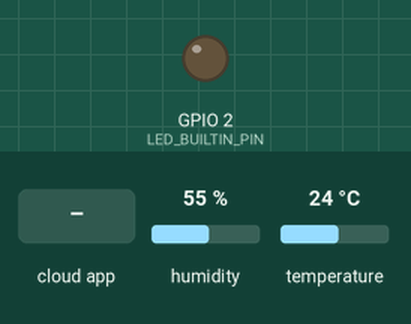
The sketch below on a simulated ESP32. Shown: output pins drawn as LEDs (lit = HIGH). The inputs (shaded band) are chosen by the test bench; at power-on: humidity 55 %, temperature 24 °C. WiFi joins after 1.5 s; servers stay silent unless stated; the Firebase database answers and starts empty; what the sketch prints to the serial monitor is not drawn.

Above: at 4.8 s.
4.9 s: the phone or cloud app sets status to 1
At 8.4 s:
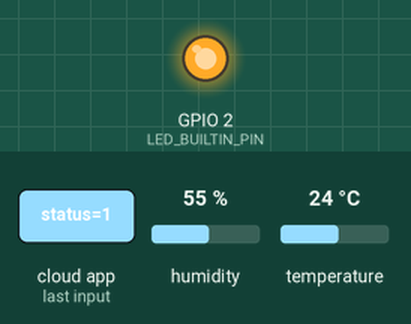
9.0 s: the phone or cloud app sets status to 0
At 11.8 s:
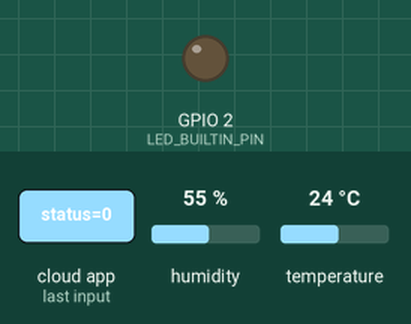
Timing chart, 0 to 13.3 s (numbered marks = the images above; inputs shaded):
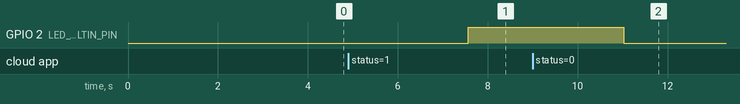

Measured:
- after the input at 4.9 s, GPIO 2 (LED_BUILTIN_PIN): LOW → HIGH after 2.7 s
- after the input at 9.0 s, GPIO 2 (LED_BUILTIN_PIN): HIGH → LOW after 2.0 s

The sketch:

sketch_may30a.ino
```cpp
#include <WiFi.h>
#include <FirebaseESP32.h>
#include <DHT.h>

// WiFi
#define WIFI_SSID "S24Ultra"
#define WIFI_PASSWORD "00000000"

// Firebase
#define FIREBASE_HOST "https://nhom6-14bca-default-rtdb.firebaseio.com//"
#define FIREBASE_AUTH "KbEu1iuzXmmMOFJqy5kG8xMfvHiqL3X4hkKnt4EP"

// Cảm biến và LED
#define DHTPIN 4
#define LED_BUILTIN_PIN 2
#define DHTTYPE DHT22

DHT dht(DHTPIN, DHTTYPE);

FirebaseData firebaseData;
FirebaseConfig config;
FirebaseAuth auth;

void setup() {
  Serial.begin(115200);
  pinMode(LED_BUILTIN_PIN, OUTPUT);

  // Kết nối WiFi
  WiFi.begin(WIFI_SSID, WIFI_PASSWORD);
  Serial.print("Connecting to WiFi");
  while (WiFi.status() != WL_CONNECTED) {
    Serial.print(".");
    delay(500);
  }
  Serial.println();
  Serial.println("✅ WiFi Connected!");
  Serial.printf("IP Address: %s\n", WiFi.localIP().toString().c_str());

  // Cấu hình Firebase
  config.database_url = FIREBASE_HOST;
  config.signer.tokens.legacy_token = FIREBASE_AUTH;

  Firebase.begin(&config, &auth);
  Firebase.reconnectWiFi(true);

  Serial.println("✅ Firebase Connected!");

  dht.begin();

  // Khởi tạo giá trị mặc định
  Firebase.setBool(firebaseData, "Led/status", false);
  delay(2000);
}

void loop() {
  // Đọc cảm biến
  float temperature = dht.readTemperature();
  float humidity = dht.readHumidity();

  if (!isnan(temperature) && !isnan(humidity)) {
    Serial.printf("🌡️ Temperature: %.1f °C | 💧 Humidity: %.1f %%\n", temperature, humidity);

    // Gửi temperature
    if (Firebase.setFloat(firebaseData, "Sensor/temperature", temperature)) {
      Serial.println("✅ Temperature sent successfully");
    } else {
      Serial.printf("❌ Temperature failed: %s\n", firebaseData.errorReason().c_str());
    }

    // Gửi humidity
    if (Firebase.setFloat(firebaseData, "Sensor/humidity", humidity)) {
      Serial.println("✅ Humidity sent successfully");
    } else {
      Serial.printf("❌ Humidity failed: %s\n", firebaseData.errorReason().c_str());
    }
  } else {
    Serial.println("⚠️ Failed to read DHT sensor!");
  }

  // Kiểm tra LED status
  if (Firebase.getBool(firebaseData, "Led/status")) {
    bool ledState = firebaseData.boolData();
    digitalWrite(LED_BUILTIN_PIN, ledState);
    Serial.printf("💡 LED: %s\n", ledState ? "ON" : "OFF");
  } else {
    Serial.printf("❌ LED read failed: %s\n", firebaseData.errorReason().c_str());
  }

  delay(3000);
}
```
